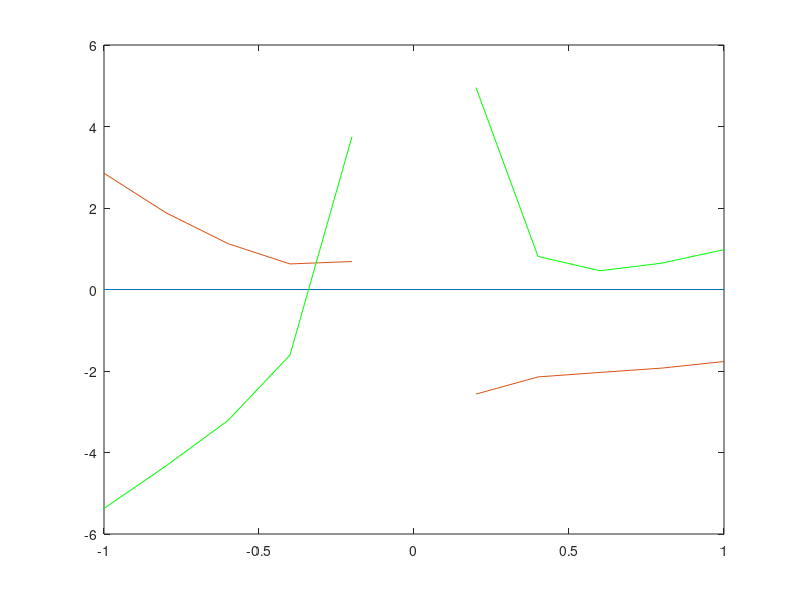

MATLAB code to generate this figure: (Note: this script raises an error after producing the figure.)
clear all
close all
clc
f=inline('x.^2-cos(x)./(4*x)-2-x+exp(-x)','x');
ejex=inline('0*x','x');
I=[-1:0.2:1];
plot(I,ejex(I),I,f(I))
hold on
g=inline('x-((x.^2-x-cos(x)./(4*x)+exp(-x)-2)./(2*x-1-(-4*x.*sin(x)-4*cos(x))./(16*x.^2)-exp(-x)))','x');
dg=inline('(2*x-1-(-4*x.*sin(x)-4*cos(x))./(16*x.^2)-exp(-x))','x');
plot(I,dg(I),'g')
tol=1.e-6;
nmax=1000;
pox=find(dg(I)<1 & dg(I)>-1);
contractiva=I(pox);
b=I(pox(1));
x0=b;
[zero, niter] = puntofijo2(g,x0,tol,nmax)
res = f(zero)
[zeroait, niterait] = aitken(g,x0,tol,nmax)
resait = f(zeroait)